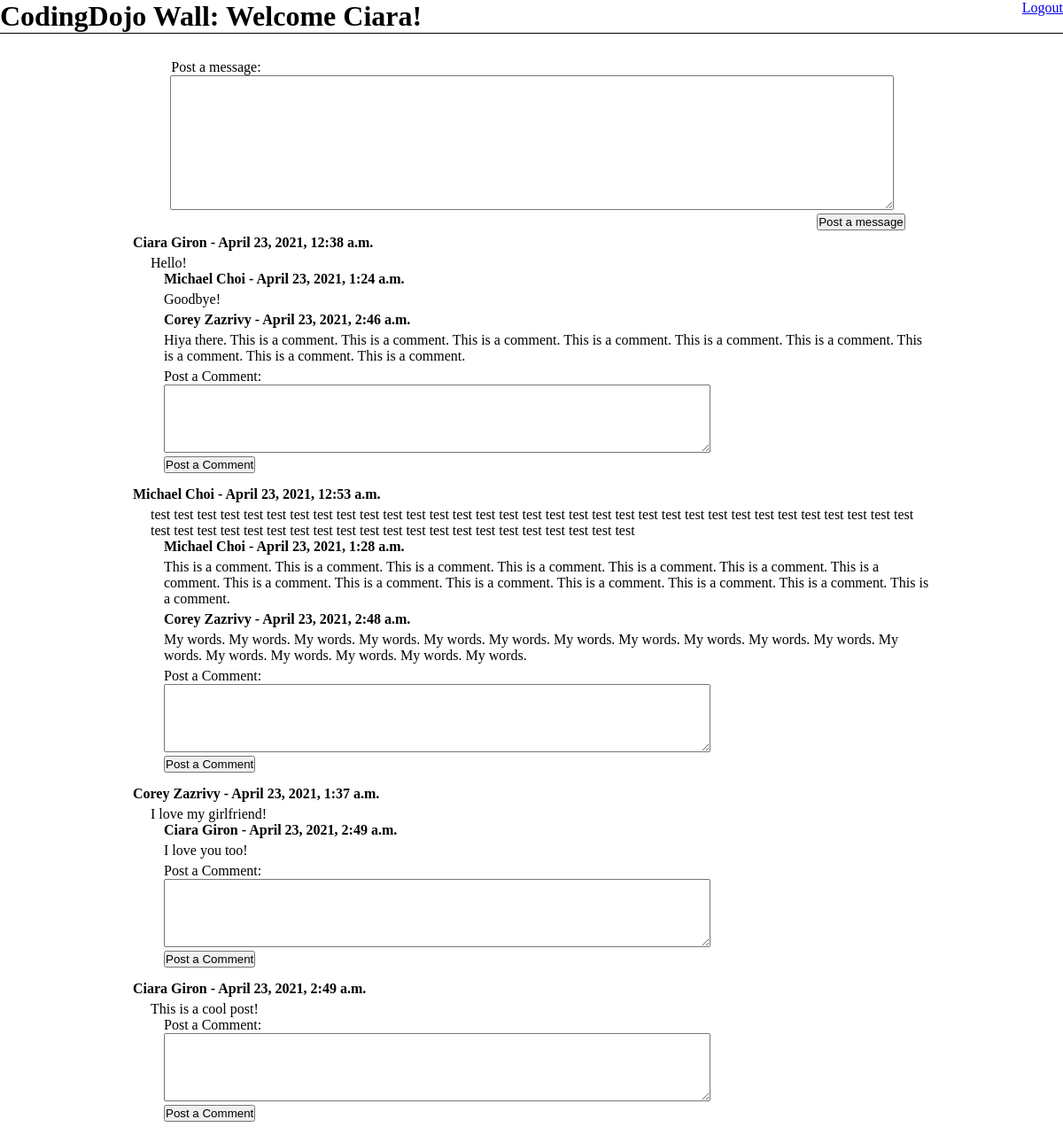
The page /dashboard (signed in) on the database its author committed.
### main_app/models.py (models this page shows)
class User(models.Model):
    first_name = models.CharField(max_length=255)
    last_name = models.CharField(max_length=255)
    email = models.CharField(max_length=255)
    password = models.CharField(max_length=255)
    birth_date = models.DateField()
    created_at = models.DateTimeField(auto_now_add=True)
    updated_at = models.DateTimeField(auto_now=True)
    objects = UserManager()

class Message(models.Model):
    user = models.ForeignKey(User, related_name="messages", on_delete=models.CASCADE)
    message_text = models.TextField()
    created_at = models.DateTimeField(auto_now_add=True)
    updated_at = models.DateTimeField(auto_now=True)

class Comment(models.Model):
    comment_text = models.TextField()
    user = models.ForeignKey(User, related_name="comments", on_delete=models.CASCADE)
    message = models.ForeignKey(Message, related_name="comments", on_delete=models.CASCADE)
    created_at = models.DateTimeField(auto_now_add=True)
    updated_at = models.DateTimeField(auto_now=True)

### main_app/views.py (the view)
# urls.py: path('dashboard', views.dashboard),
def dashboard(request):
    if "user_id" not in request.session:
        return redirect('/')
    context = {
        "user": User.objects.get(id = request.session['user_id']),
        "all_messages": Message.objects.all()
    }
    return render(request, "success.html", context)

### main_app/templates/success.html (shortened to what this page needs)
<!DOCTYPE html>
<html lang="en">
<head>
    {% load static %}
    <link rel="stylesheet" href="{% static 'css/style.css' %}">
</head>
<body>
    <div id="header">
        <h1>CodingDojo Wall: Welcome {{ user.first_name }}!</h1>
        <a href="/logout">Logout</a>
    </div>
    <form id="post_message" action="/process_message" method="post">
        <p>
            <p id="message_heading">Post a message:</p>
            <textarea name="message" cols="100" rows="10"></textarea>
        </p>
        <button id="message_button">Post a message</button>
    </form>
    {% for message in all_messages %}
        <ul>
            <li id="user"><strong>{{ message.user.first_name }} {{ message.user.last_name }} - {{ message.created_at }}</strong>
                <ul>
                    <li id="message">{{ message.message_text }}
                        <ul id="comments">
                            {% for comment in message.comments.all %}
                            <li><p><strong>{{ comment.user.first_name }} {{ comment.user.last_name }} - {{ comment.created_at }}</strong></p>
                                <p id="comment">{{ comment.comment_text }}</p>
                            </li>
                            {% endfor %}
                            <li>
                                <form action="/process_comment" method="post">
                                    <p>
                                        Post a Comment: <br>
                                        <textarea name="comment" cols="75" rows="5"></textarea>
                                    </p>
                                    <button>Post a Comment</button>
                                </form>
                            </li>
                        </ul>
                    </li>
                </ul>
            </li>
        </ul>
    {% endfor %}
</body>
</html>

### main_app/static/css/style.css (style rules this page uses)
* { margin: 0; padding: 0; }
#header { display: flex; justify-content: space-between; outline: solid black 1px; }
#message_heading { margin-right: 712px; margin-top: 30px; }
#post_message { text-align: center; }
#message_button { margin-left: 62%; }
#user { margin-left: 150px; margin-top: 5px; }
#message { margin-left: 20px; margin-top: 5px; margin-bottom: 15px; margin-right: 150px; }
ul { list-style-type: none; }
#comment { margin-top: 5px; margin-bottom: 5px; }
#comments { margin-left: 15px; }

### rows shown on the page
User: first_name "Ciara"
Message: user.first_name "Ciara", user.last_name "Giron", created_at "April 23, 2021, 12:38 a.m.", message_text "Hello!"
Comment: user.first_name "Michael", user.last_name "Choi", created_at "April 23, 2021, 1:24 a.m.", comment_text "Goodbye!"
Comment: user.first_name "Corey", user.last_name "Zazrivy", created_at "April 23, 2021, 2:46 a.m.", comment_text "Hiya there. This is a comment. This is a comment. This is a comment. This is a comment. This is a comment. This is a comment. This is a comment. This is a comment. This is a comment."
Message: user.first_name "Michael", user.last_name "Choi", created_at "April 23, 2021, 12:53 a.m.", message_text "test test test test test test test test test test test test test test test test test test test test test test test test test test test test test test test test test test test test test test test test test test test test test test test test test test test test test test"
Comment: user.first_name "Michael", user.last_name "Choi", created_at "April 23, 2021, 1:28 a.m.", comment_text "This is a comment. This is a comment. This is a comment. This is a comment. This is a comment. This is a comment. This is a comment. This is a comment. This is a comment. This is a comment. This is a comment. This is a comment. This is a comment. This is a comment."
Comment: user.first_name "Corey", user.last_name "Zazrivy", created_at "April 23, 2021, 2:48 a.m.", comment_text "My words. My words. My words. My words. My words. My words. My words. My words. My words. My words. My words. My words. My words. My words. My words. My words. My words."
Message: user.first_name "Corey", user.last_name "Zazrivy", created_at "April 23, 2021, 1:37 a.m.", message_text "I love my girlfriend!"
Comment: user.first_name "Ciara", user.last_name "Giron", created_at "April 23, 2021, 2:49 a.m.", comment_text "I love you too!"
Message: user.first_name "Ciara", user.last_name "Giron", created_at "April 23, 2021, 2:49 a.m.", message_text "This is a cool post!"
